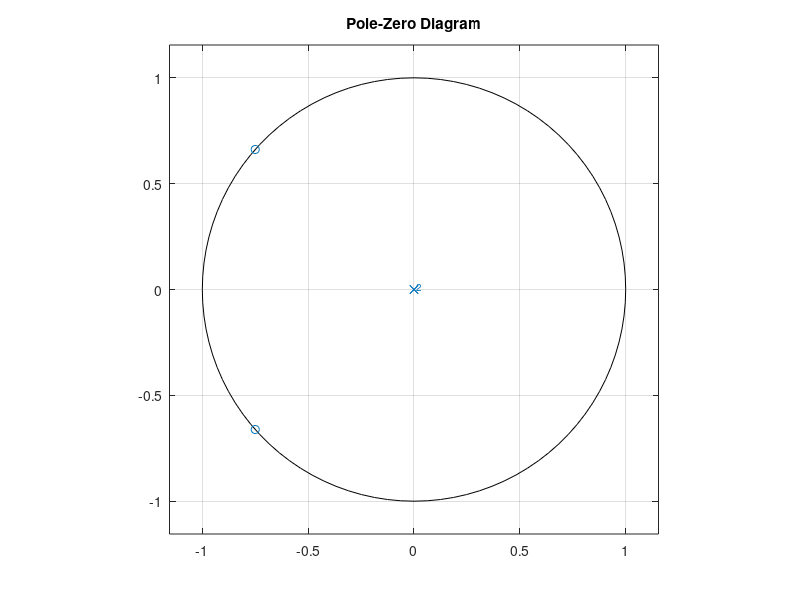
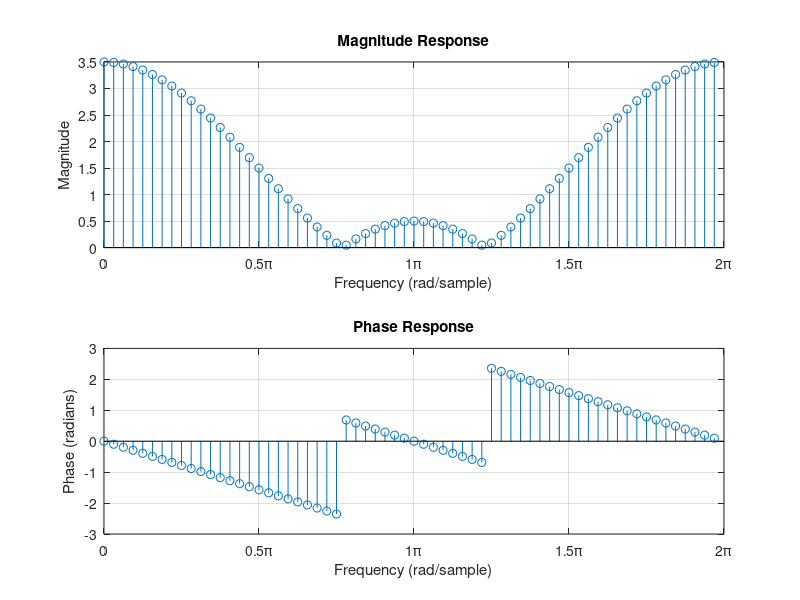
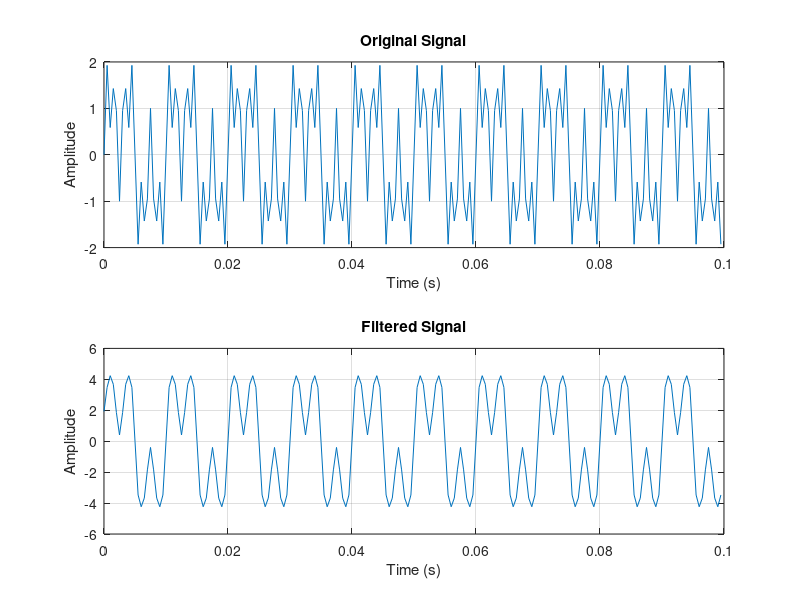
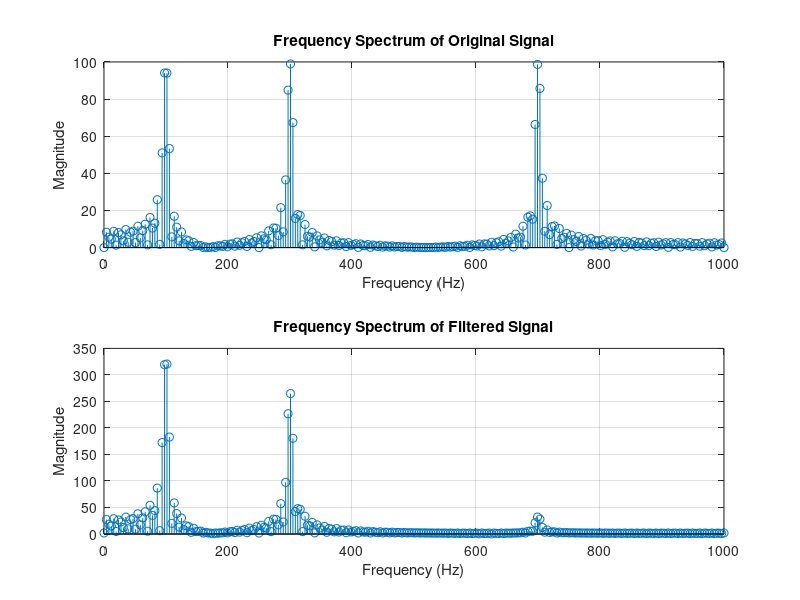

MATLAB code to generate these figures, in order:
% Define the impulse response
h = [1, 1.5, 1];

% Calculate H(z) using FFT for frequency response
N = 64; % Number of points for FFT
H = fft(h, N);
k = 0:N-1;
w = 2*pi*k/N;

% Plot the pole-zero diagram
figure(1);
zplane(h);
title('Pole-Zero Diagram');

% Plot the frequency response (using stem for discrete values)
figure(2);
subplot(2,1,1);
stem(w, abs(H)); 
title('Magnitude Response');
xlabel('Frequency (rad/sample)');
ylabel('Magnitude');
xticks([0 pi/2 pi 3*pi/2 2*pi]);
xticklabels({'0', '0.5\pi', '1\pi', '1.5\pi', '2\pi'});
grid on;
xlim([0 2*pi]);

subplot(2,1,2);
stem(w, angle(H));
title('Phase Response');
xlabel('Frequency (rad/sample)');
ylabel('Phase (radians)');
xticks([0 pi/2 pi 3*pi/2 2*pi]);
xticklabels({'0', '0.5\pi', '1\pi', '1.5\pi', '2\pi'});
grid on;
xlim([0 2*pi]);

% Test the filter with a sample signal
fs = 2000; % Sample rate 
t = 0:1/fs:0.1-1/fs; % Time vector (0.1 seconds)

% Create a test signal with multiple frequency components
f1 = 100; 
f2 = 300;
f3 = 700;
x = sin(2*pi*f1*t) + sin(2*pi*f2*t) + sin(2*pi*f3*t);

% Apply the filter using convolution
y = conv(x, h, 'same'); % 'same' returns the central part of the convolution

% Plot the original and filtered signals
figure(3);
subplot(2,1,1);
plot(t, x);
title('Original Signal');
xlabel('Time (s)');
ylabel('Amplitude');
grid on;

subplot(2,1,2);
plot(t, y); 
title('Filtered Signal');
xlabel('Time (s)');
ylabel('Amplitude');
grid on;

% --- Frequency Spectrum Plots (Higher Resolution) ---

% Increase the number of points for FFT in frequency spectrum analysis
N_freq = 512;  % Higher value for better resolution

% Frequency Spectrum of Original Signal
X_freq = fft(x, N_freq);
f = fs*(0:(N_freq/2))/N_freq;

figure(4);
subplot(2,1,1);
stem(f, abs(X_freq(1:length(f)))); % Use stem for discrete values
title('Frequency Spectrum of Original Signal');
xlabel('Frequency (Hz)');
ylabel('Magnitude');
grid on;

% Frequency Spectrum of Filtered Signal
Y_freq = fft(y, N_freq); % Use the filtered signal 'y'
f = fs*(0:(N_freq/2))/N_freq;

subplot(2,1,2);
stem(f, abs(Y_freq(1:length(f)))); % Use stem for discrete values
title('Frequency Spectrum of Filtered Signal');
xlabel('Frequency (Hz)');
ylabel('Magnitude');
grid on;
